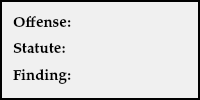
        <widget class="QFrame" name="frame_2">
         <property name="font">
          <font>
           <family>Palatino Linotype</family>
           <pointsize>11</pointsize>
           <weight>75</weight>
           <italic>false</italic>
           <bold>true</bold>
          </font>
         </property>
         <property name="styleSheet">
          <string notr="true">background-color: rgb(240, 240, 240);</string>
         </property>
         <property name="frameShape">
          <enum>QFrame::Box</enum>
         </property>
         <property name="frameShadow">
          <enum>QFrame::Plain</enum>
         </property>
         <property name="lineWidth">
          <number>2</number>
         </property>
         <layout class="QGridLayout" name="gridLayout_4">
          <item row="0" column="0">
           <layout class="QGridLayout" name="charges_gridLayout">
            <item row="0" column="0">
             <widget class="QLabel" name="offense_label_1">
              <property name="font">
               <font>
                <family>Palatino Linotype</family>
                <pointsize>11</pointsize>
                <weight>75</weight>
                <italic>false</italic>
                <bold>true</bold>
               </font>
              </property>
              <property name="text">
               <string>Offense:</string>
              </property>
              <property name="wordWrap">
               <bool>true</bool>
              </property>
             </widget>
            </item>
            <item row="2" column="0">
             <widget class="QLabel" name="label_14">
              <property name="font">
               <font>
                <family>Palatino Linotype</family>
                <pointsize>11</pointsize>
                <weight>75</weight>
                <italic>false</italic>
                <bold>true</bold>
               </font>
              </property>
              <property name="text">
               <string>Finding:</string>
              </property>
             </widget>
            </item>
            <item row="1" column="0">
             <widget class="QLabel" name="label_19">
              <property name="font">
               <font>
                <family>Palatino Linotype</family>
                <pointsize>11</pointsize>
                <weight>75</weight>
                <italic>false</italic>
                <bold>true</bold>
               </font>
              </property>
              <property name="text">
               <string>Statute:</string>
              </property>
             </widget>
            </item>
           </layout>
          </item>
         </layout>
        </widget>
